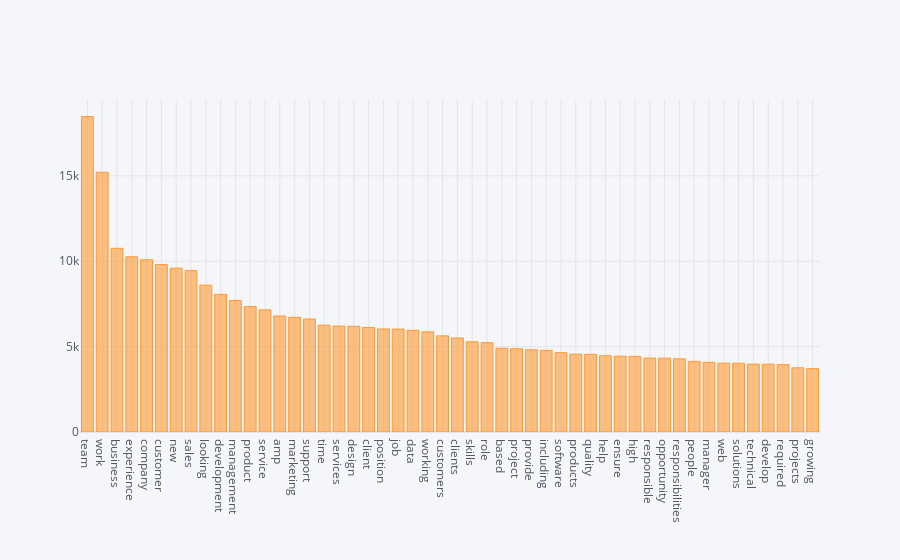

The notebook cell this image was saved under:
### Code cell
# Let's visualize the distribution of the top 50 words in 'description', with Plotly

import plotly
import cufflinks as cf
cf.go_offline()

dv_df[:50].iplot(kind='bar', x='Word', y='Count')

### Figure 1 — Plotly figure (JSON) as saved in the notebook; plotly's stock layout.template omitted (floating-point values rounded to 4 significant figures)
{"data": [{"marker": {"color": "rgba(255, 153, 51, 0.6)", "line": {"color": "rgba(255, 153, 51, 1.0)", "width": 1}}, "name": "Count", "orientation": "v", "text": "", "type": "bar", "x": ["team", "work", "business", "experience", "company", "customer", "new", "sales", "looking", "development", "management", "product", "service", "amp", "marketing", "support", "time", "services", "design", "client", "position", "job", "data", "working", "customers", "clients", "skills", "role", "based", "project", "provide", "including", "software", "products", "quality", "help", "ensure", "high", "responsible", "opportunity", "responsibilities", "people", "manager", "web", "solutions", "technical", "develop", "required", "projects", "growing"], "y": [18472, 15214, 10759, 10261, 10087, 9805, 9593, 9454, 8599, 8061, 7703, 7347, 7155, 6793, 6714, 6617, 6257, 6203, 6191, 6123, 6036, 6028, 5955, 5865, 5630, 5505, 5286, 5233, 4903, 4875, 4817, 4782, 4649, 4560, 4548, 4464, 4441, 4429, 4330, 4322, 4283, 4137, 4081, 4031, 4027, 3977, 3972, 3947, 3759, 3710]}], "layout": {"legend": {"bgcolor": "#F5F6F9", "font": {"color": "#4D5663"}}, "paper_bgcolor": "#F5F6F9", "plot_bgcolor": "#F5F6F9", "title": {"font": {"color": "#4D5663"}}, "xaxis": {"gridcolor": "#E1E5ED", "showgrid": true, "tickfont": {"color": "#4D5663"}, "title": {"font": {"color": "#4D5663"}, "text": ""}, "zerolinecolor": "#E1E5ED"}, "yaxis": {"gridcolor": "#E1E5ED", "showgrid": true, "tickfont": {"color": "#4D5663"}, "title": {"font": {"color": "#4D5663"}, "text": ""}, "zerolinecolor": "#E1E5ED"}}}
